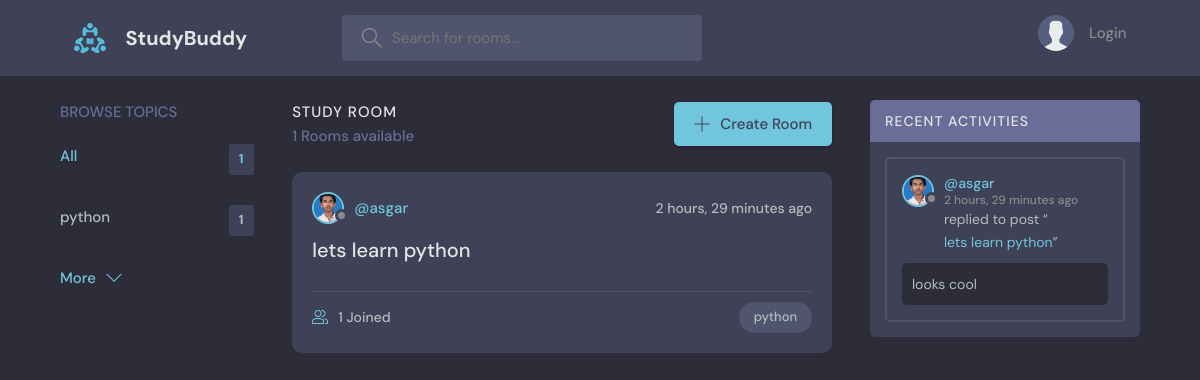
Before: / with the older database file.
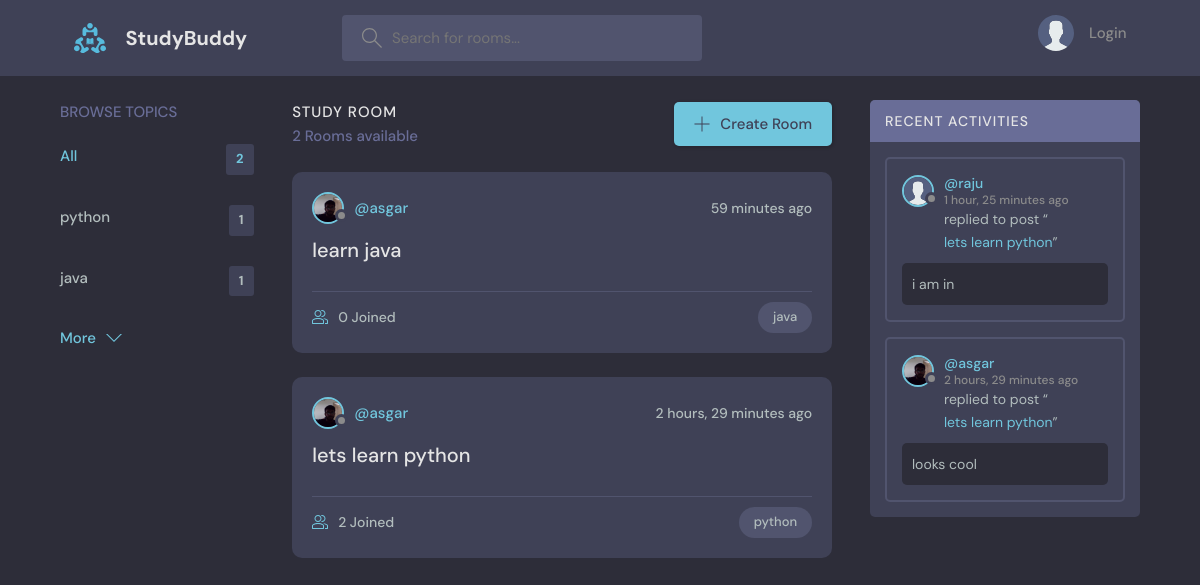
After: the same page with the newer database file.
### base/models.py (models this page shows, shortened)
class Topic(models.Model):
    name = models.CharField(max_length=200)
    def __str__(self):
        return self.name

class Room(models.Model):
    host=models.ForeignKey(User,on_delete=models.SET_NULL,null=True)
    topic=models.ForeignKey(Topic,on_delete=models.SET_NULL,null=True)
    name = models.CharField(max_length=200)
    description = models.TextField(null=True,blank=True)
    participants=models.ManyToManyField(User,related_name='participants',blank=True)
    update = models.DateTimeField(auto_now=True)
    created = models.DateTimeField(auto_now_add=True)
    class Meta:
        ordering = ['-update','-created']
    def __str__(self):
        return self.name

class User(AbstractUser):
    name = models.CharField(max_length=200,null=True)
    email = models.EmailField(unique=True,null=True)
    bio = models.TextField(null=True)
    avatar=models.ImageField(null=True,default="avatar.svg")
    USERNAME_FIELD = 'email'
    REQUIRED_FIELDS = []

class Message(models.Model):
    User=models.ForeignKey(User,on_delete=models.CASCADE)
    room=models.ForeignKey(Room,on_delete=models.CASCADE)
    body = models.TextField()
    update = models.DateTimeField(auto_now=True)
    created = models.DateTimeField(auto_now_add=True)
    class Meta:
        ordering = ['-update','-created']

### base/views.py (the view)
# urls.py: path('',views.home,name="home"),
def home(request):
    q=request.GET.get('q') if request.GET.get('q')!=None else ''
    rooms=Room.objects.filter(
        Q(topic__name__icontains=q)|
        Q(name__icontains=q)|
        Q(description__icontains=q)
    )
    room_count = rooms.count()
    topics=Topic.objects.all()[0:5]
    room_messages = Message.objects.filter(Q(room__topic__name__icontains=q))
    context={'rooms':rooms,'topics':topics,'room_count':room_count,'room_messages':room_messages}
    return render(request,'base/home.html',context)

### base/templates/base/home.html (shortened to what this page needs)
{%extends 'main.html'%}
{% block content%}
    <main class="layout layout--3">
      <div class="container">
        {%include 'base/topics_component.html'%}
        <div class="roomList">
          <div class="roomList__header">
            <div>
              <h2>Study Room</h2>
              <p>{{room_count}} Rooms available</p>
            </div>
            <a class="btn btn--main" href="{% url 'create-room' %}">
              <svg version="1.1" xmlns="http://www.w3.org/2000/svg" width="32" height="32" viewBox="0 0 32 32">
                <title>add</title>
                <path
                  d="M16.943 0.943h-1.885v14.115h-14.115v1.885h14.115v14.115h1.885v-14.115h14.115v-1.885h-14.115v-14.115z"
                ></path>
              </svg>
              Create Room
            </a>
          </div>
          {%include 'base/feed_component.html'%}
        </div>
        {%include 'base/activity_component.html'%}
      </div>
    </main>
    {%endblock%}

### base/templates/base/topics_component.html
<div class="topics">
    <div class="topics__header">
      <h2>Browse Topics</h2>
    </div>
    <ul class="topics__list">
      <li>
        <a href="{%url 'home'%}" class="active">All <span>{{topics.count}}</span></a>
      </li>
      {% for topic in topics %}
      <li>
        <a href="{% url 'home' %}?q={{topic.name}}">{{topic}} <span>{{topic.room_set.all.count}}</span></a>
      </li>
      {%endfor%}
    </ul>
    <a class="btn btn--link" href="{%url 'topics'%}">
      More
      <svg version="1.1" xmlns="http://www.w3.org/2000/svg" width="32" height="32" viewBox="0 0 32 32">
        <title>chevron-down</title>
        <path d="M16 21l-13-13h-3l16 16 16-16h-3l-13 13z"></path>
      </svg>
    </a>
  </div>

### base/templates/base/feed_component.html (shortened to what this page needs)
{% for rom in rooms%}
<div class="roomListRoom">
    <div class="roomListRoom__header">
      <a href="{%url 'user-profile' rom.host.id %}" class="roomListRoom__author">
        <div class="avatar avatar--small">
          <img src="{{rom.host.avatar.url}}" />
        </div>
        <span>@{{rom.host.username}}</span>
      </a>
      <div class="roomListRoom__actions">
        <span>{{rom.created|timesince}} ago</span>
      </div>
    </div>
    <div class="roomListRoom__content">
      <a href="{% url 'room' rom.id %}">{{rom.name}}</a>
    </div>
    <div class="roomListRoom__meta">
      <a href="{% url 'room' rom.id %}" class="roomListRoom__joined">
        {{rom.participants.all.count}} Joined
      </a>
      <p class="roomListRoom__topic">{{rom.topic.name}}</p>
    </div>
  </div>
  {%endfor%}

### base/templates/base/activity_component.html (shortened to what this page needs)
<div class="activities">
    <div class="activities__header">
      <h2>Recent Activities</h2>
    </div>
    {%for message in room_messages%}
    <div class="activities__box">
      <div class="activities__boxHeader roomListRoom__header">
        <a href="{%url 'user-profile' message.User.id%}" class="roomListRoom__author">
          <div class="avatar avatar--small">
            <img src="{{message.User.avatar.url}}" />
          </div>
          <p>
            @{{message.User.name}}
            <span>{{message.created| timesince}} ago</span>
          </p>
        </a>
      </div>
      <div class="activities__boxContent">
        <p>replied to post “<a href="{% url 'room' message.room.id%}">{{message.room}}</a>”</p>
        <div class="activities__boxRoomContent">
          {{message.body}}
        </div>
      </div>
    </div>
    {%endfor%}
  </div>

Changed rows visible on the page:
added Topic: name "java", room_set.all.count "1"
added Room: host.avatar (picture), host.username "asgar", created "59 minutes", name "learn java", participants.all.count "0", topic.name "java"
changed through a linked row, Room "lets learn python": host.avatar: a different picture; participants.all.count "1" → "2"
added Message: User.avatar (placeholder picture), User.name "raju", created "1 hour, 25 minutes", room "lets learn python", body "i am in"
changed through a linked row, Message "looks cool": User.avatar: a different picture
Other visible differences:
{{ topics.count }}: "1" → "2"
{{ room_count }}: "1" → "2"
